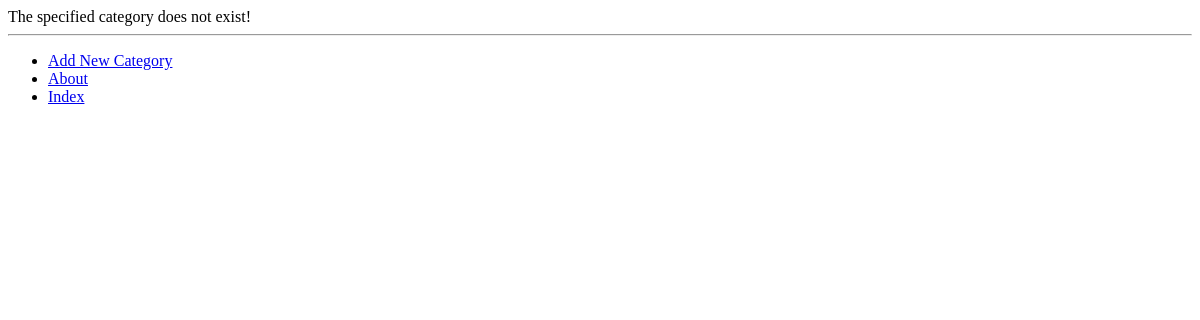
/rango/category/python/, run on an earlier commit of the app's database.
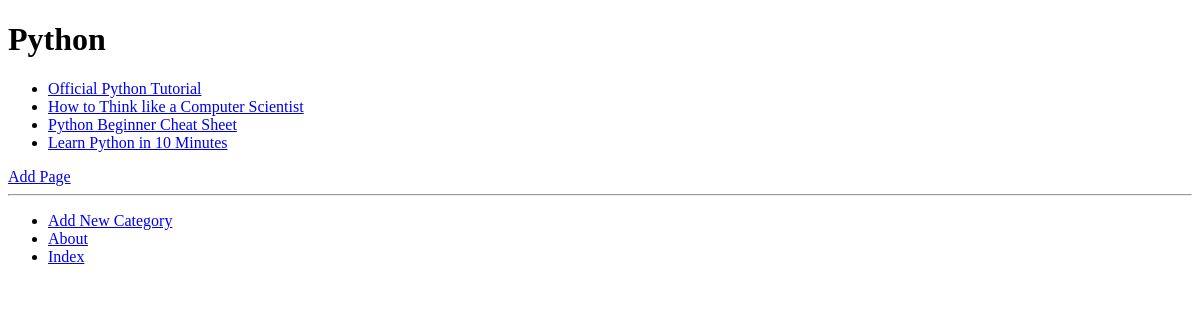
And on a later commit of the database.
### rango/models.py (models this page shows, shortened)
class Category(models.Model):
    name = models.CharField(max_length=128, unique=True)
    views = models.IntegerField(default=0, validators=[MinValueValidator(0)])
    likes = models.IntegerField(default=0)
    slug = models.SlugField(unique=True)
    class Meta:
        verbose_name_plural = 'Categories'

class Page(models.Model):
    category = models.ForeignKey(Category, on_delete=models.CASCADE)
    title = models.CharField(max_length=128)
    url = models.URLField()
    views = models.IntegerField(default=0)

### rango/views.py (the view)
def show_category(request, category_name_slug):
    context_dict = {}
    try:
        category = Category.objects.get(slug=category_name_slug)
        pages = Page.objects.filter(category=category)
        context_dict['pages'] = pages
        context_dict['category'] = category
    except Category.DoesNotExist:
        context_dict['category'] = None
        context_dict['pages'] = None
    return render(request, 'rango/category.html', context_dict)

### templates/rango/category.html (shortened to what this page needs)
{% extends 'rango/base.html' %}
{% load staticfiles %}
{%block body_block %}
    {% if category %}
        <h1>{{ category.name}}</h1>
        {% if pages%}
            <ul>
            {% for page in pages %}
                <li><a href="{{ page.url }}">{{ page.title }}</a></li>
            {% endfor %}
            </ul>
        {% else %}
            <strong>NO pages currently in category.</strong>
        {% endif %}
    {% else %}
        The specified category does not exist!
    {% endif %}
        {% if category %}
            <a href="{% url 'add_page' category.slug %}">Add Page</a>
        {% endif %}
{% endblock %}

What changed in the data, as far as the page shows it:
now on this page (row edited): Category: name "Python"
changed Category: slug "test" → "python" (drawn)
now on this page (row unchanged): Page: title "Official Python Tutorial"
now on this page (row unchanged): Page: title "How to Think like a Computer Scientist"
now on this page (row unchanged): Page: title "Python Beginner Cheat Sheet"
now on this page (row unchanged): Page: title "Learn Python in 10 Minutes"
Also different on the page:
text no longer shown: "The specified category does not exist!"
text now shown: "Add Page"
